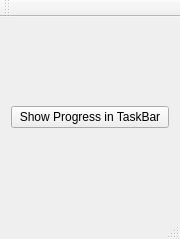
<?xml version="1.0" encoding="UTF-8"?>
<ui version="4.0">
 <class>MainWindow</class>
 <widget class="QMainWindow" name="MainWindow">
  <property name="geometry">
   <rect>
    <x>0</x>
    <y>0</y>
    <width>180</width>
    <height>239</height>
   </rect>
  </property>
  <property name="windowTitle">
   <string>MainWindow</string>
  </property>
  <widget class="QWidget" name="centralWidget">
   <layout class="QGridLayout" name="gridLayout">
    <item row="0" column="0">
     <spacer name="verticalSpacer_2">
      <property name="orientation">
       <enum>Qt::Vertical</enum>
      </property>
      <property name="sizeHint" stdset="0">
       <size>
        <width>20</width>
        <height>61</height>
       </size>
      </property>
     </spacer>
    </item>
    <item row="2" column="0">
     <spacer name="verticalSpacer">
      <property name="orientation">
       <enum>Qt::Vertical</enum>
      </property>
      <property name="sizeHint" stdset="0">
       <size>
        <width>20</width>
        <height>60</height>
       </size>
      </property>
     </spacer>
    </item>
    <item row="1" column="0">
     <layout class="QVBoxLayout" name="verticalLayout">
      <item>
       <widget class="QPushButton" name="pushButton">
        <property name="text">
         <string>Show Progress in TaskBar</string>
        </property>
       </widget>
      </item>
     </layout>
    </item>
   </layout>
  </widget>
  <widget class="QMenuBar" name="menuBar">
   <property name="geometry">
    <rect>
     <x>0</x>
     <y>0</y>
     <width>180</width>
     <height>20</height>
    </rect>
   </property>
  </widget>
  <widget class="QToolBar" name="mainToolBar">
   <attribute name="toolBarArea">
    <enum>TopToolBarArea</enum>
   </attribute>
   <attribute name="toolBarBreak">
    <bool>false</bool>
   </attribute>
  </widget>
  <widget class="QStatusBar" name="statusBar"/>
 </widget>
 <layoutdefault spacing="6" margin="11"/>
 <resources/>
 <connections/>
</ui>
